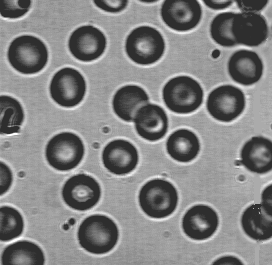
%> input picture Lab 8/blood1.tif, 272 x 265 px
$ octave Tipton_EGR532_Lab7PartE.m   (GNU Octave 9; MATLAB toolbox functions it lacks are replaced by stand-ins)
%> lines starting %> are read from the running program, lines starting %| are printed output that depends on the picture
%%%%%%%%%%%%%%%%%%%%%%%%%%%%%%%%%%%%%%%%%%%%%%%%%%%%%%%%%%%%%%%%%%%%%%%%
% Title: Edge Detection
% Filename: Tipton_EGR532_Lab7PartE.m
% Author: Natalie Tipton
% Date: 3/21/19
% Instructor: Dr. Rhodes
% Description: This script performs edge detection on an image using
%   MATLAB's built in edge function. Results are plotted side by side.
%%%%%%%%%%%%%%%%%%%%%%%%%%%%%%%%%%%%%%%%%%%%%%%%%%%%%%%%%%%%%%%%%%%%%%%%

%%%%%%%% Part E %%%%%%%%%%

%read in blood image
blood = imread('blood1.tif');
%> blood is the input picture: size 265x272 uint8; min 46, max 255, mean 129.8

%perform edge detection using 5 different methods
sobel = edge(blood, 'sobel',0.13);
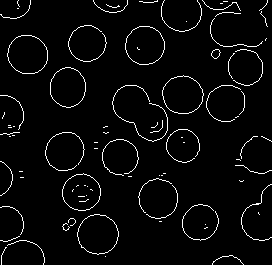
%> sobel: size 265x272 logical; 3.7% white in thin lines or dots
prewitt = edge(blood, 'prewitt',0.13);
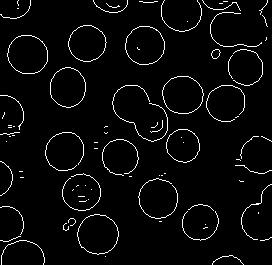
%> prewitt: size 265x272 logical; 3.7% white in thin lines or dots
roberts = edge(blood, 'roberts',0.13);
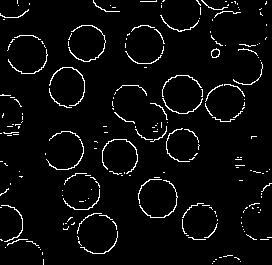
%> roberts: size 265x272 logical; 4.1% white in thin lines or dots
log = edge(blood, 'log',0.0065);
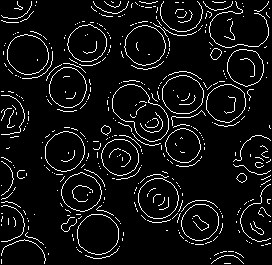
%> log: size 265x272 logical; 7% white in thin lines or dots
canny = edge(blood, 'canny',[0.1 .11]);
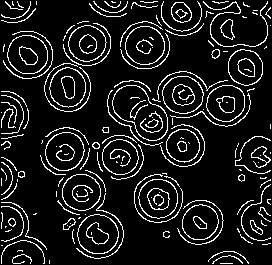
%> canny: size 265x272 logical; 11% white in thin lines or dots

%plot original image and results from 5 edge detect methods in subplots
figure(1)
colormap gray;
subplot(2,3,1);
imagesc(blood);
title('Original Blood Image');
xlabel('X (spatial units)');
ylabel('Y (spatial units)');
subplot(2,3,2)
imagesc(sobel)
title({'Edge Detect - Sobel','Threshold = 0.13'});
xlabel('X (spatial units)');
ylabel('Y (spatial units)');
subplot(2,3,3)
imagesc(prewitt)
title({'Edge Detect - Prewitt','Threshold = 0.13'});
xlabel('X (spatial units)');
ylabel('Y (spatial units)');
subplot(2,3,4)
imagesc(roberts)
title({'Edge Detect - Roberts','Threshold = 0.13'});
xlabel('X (spatial units)');
ylabel('Y (spatial units)');
subplot(2,3,5)
imagesc(log)
title({'Edge Detect - Log','Threshold = 0.0065'});
xlabel('X (spatial units)');
ylabel('Y (spatial units)');
subplot(2,3,6)
imagesc(canny)
title({'Edge Detect - Canny','Threshold = [0.1 0.11]'});
xlabel('X (spatial units)');
ylabel('Y (spatial units)');

$ run again, with Lab 8/Building.tif copied over Lab 8/blood1.tif
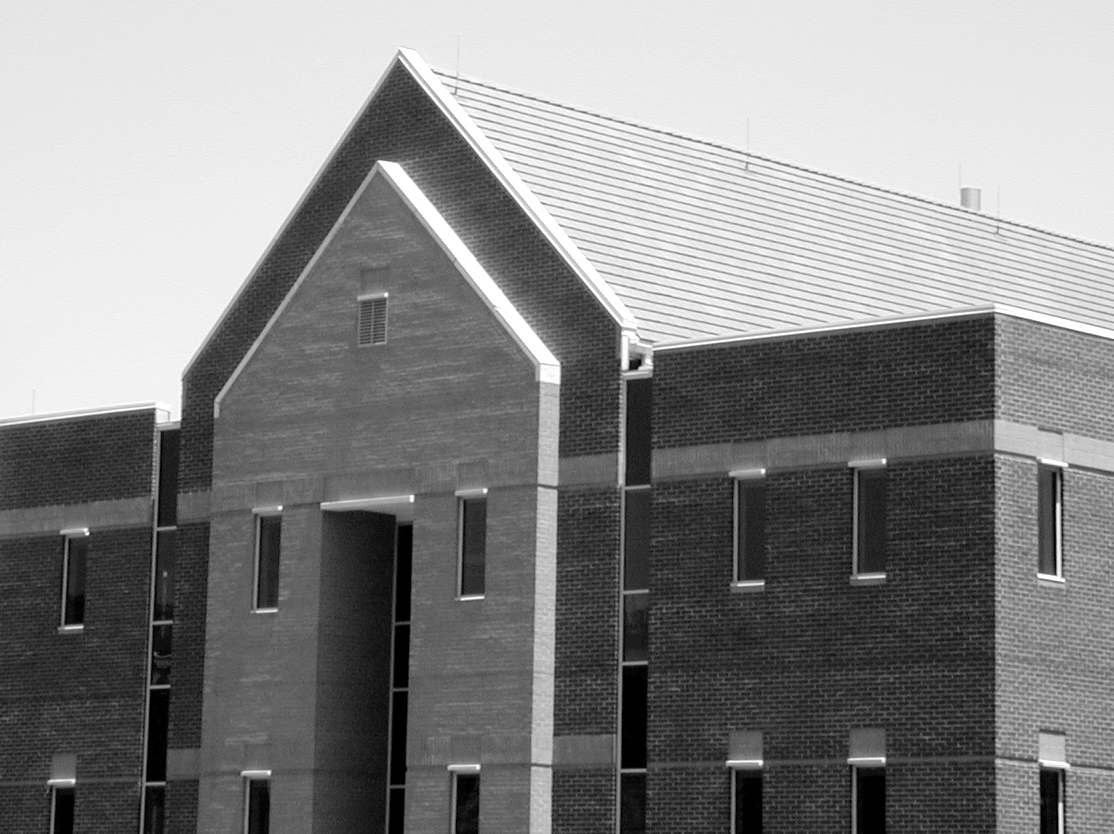
%> input picture Lab 8/Building.tif, 1114 x 834 px
%> blood is the input picture: size 834x1114 uint8; min 0, max 255, mean 133.3
%> `sobel = edge(blood, 'sobel',0.13);`:
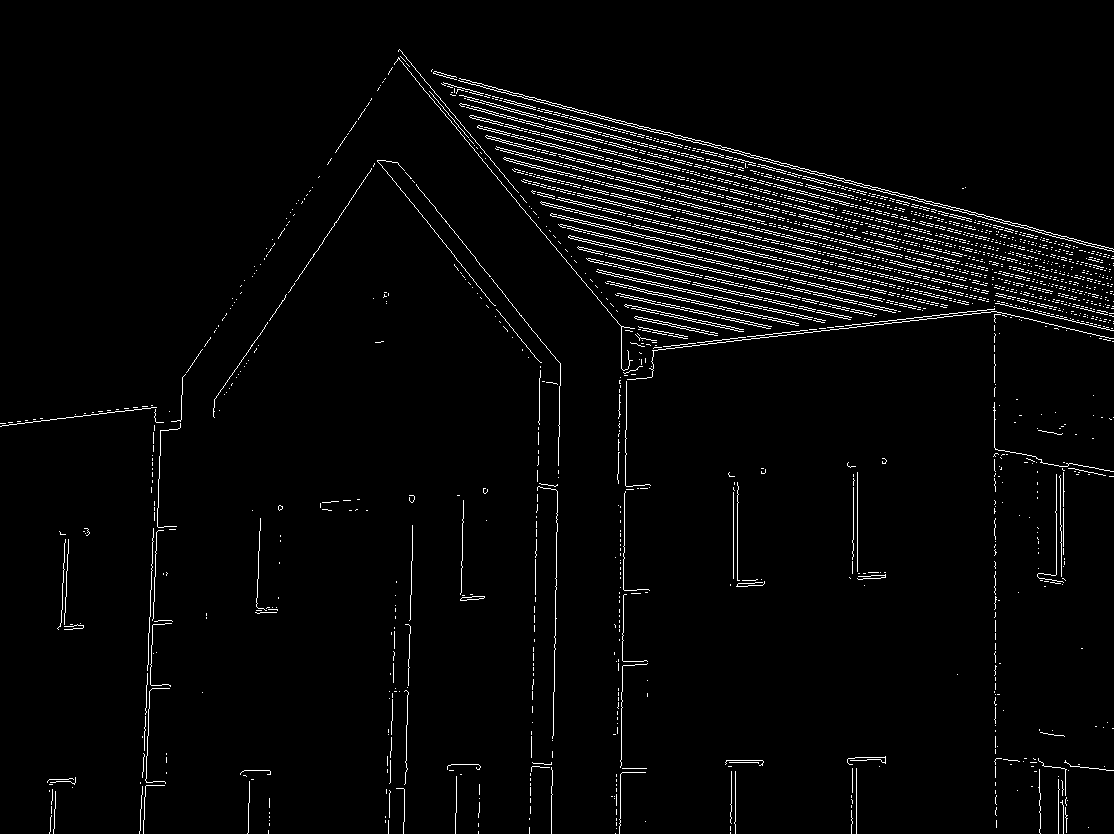
%> sobel: size 834x1114 logical; 2.9% white in thin lines or dots
%> prewitt: size 834x1114 logical; 2.8% white in thin lines or dots
%> roberts: size 834x1114 logical; 2.3% white in thin lines or dots
%> log: size 834x1114 logical; 5.7% white in thin lines or dots
%> `canny = edge(blood, 'canny',[0.1 .11]);`:
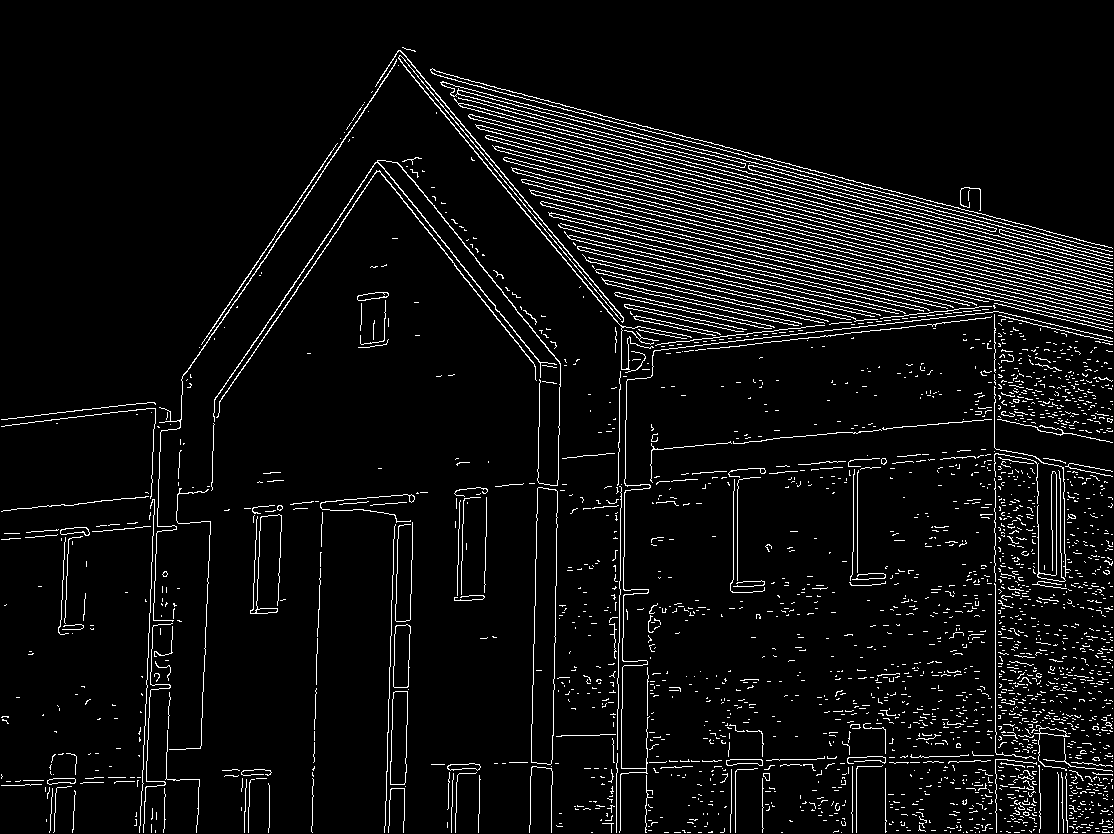
%> canny: size 834x1114 logical; 5.8% white in thin lines or dots
